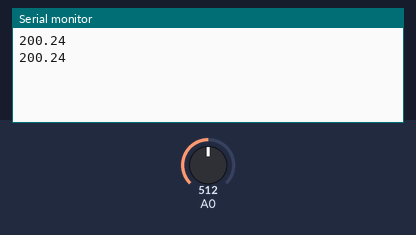
A sketch run on a simulated Arduino Uno, built with avr-gcc and run on an emulated ATmega328P. Parts: the last lines printed to the serial monitor. The inputs (shaded band) are chosen by the test bench; at power-on: A0 = 512.

Above: at 1.8 s.
1.9 s: A0 set to 716
At 2.8 s:
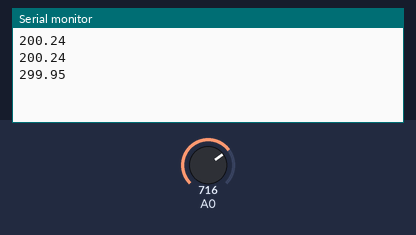
3.4 s: A0 set to 900
At 4.7 s:
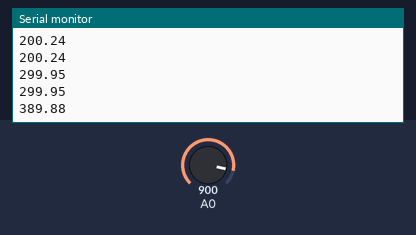
Timing chart, 0 to 6.4 s (numbered marks = the images above; inputs shaded):
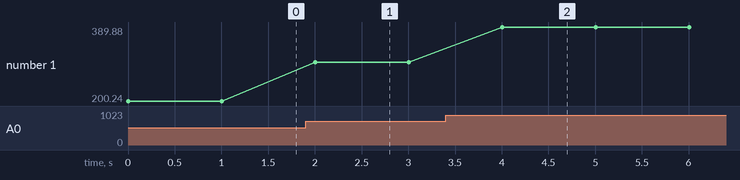

Measured:
- after the input at 1.9 s, the serial monitor: prints a new line after 0.10 s (image 1)
- after the input at 3.4 s, the serial monitor: prints a new line after 0.60 s (image 2)
- plotted number 1: 200.24 → 299.95 after the input at 1.9 s, 299.95 → 389.88 after the input at 3.4 s

The sketch:

Arduino_Communication.ino
```cpp
void setup() {
  Serial.begin(9600); // เริ่มต้น Serial Communication
}

void loop() {
  int sensorValue = analogRead(A0);               // อ่านค่าเซนเซอร์
  if (!isnan(sensorValue)) {                      // ตรวจสอบว่าค่าไม่ใช่ NaN
    float voltage = sensorValue * (5.0 / 1023.0); // แปลงค่า Analog เป็น Voltage
    float temperatureC = (voltage - 0.5) * 100;   // แปลง Voltage เป็น อุณหภูมิ (Celsius)
    Serial.println(temperatureC, 2);              // ส่งค่าผ่าน Serial
  }
  delay(1000);                                      // หน่วงเวลา 2 วินาที
}
```
